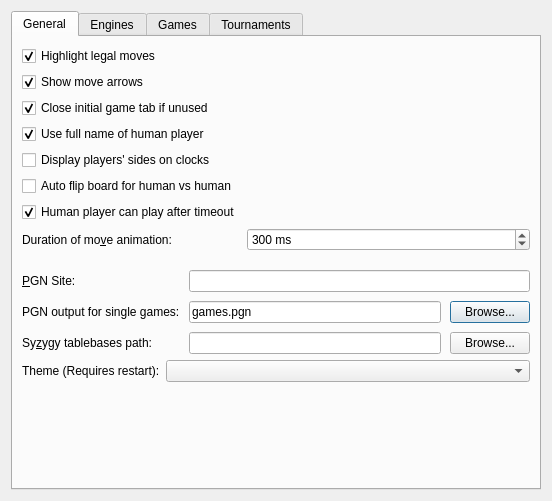
<?xml version="1.0" encoding="UTF-8"?>
<ui version="4.0">
 <class>SettingsDialog</class>
 <widget class="QDialog" name="SettingsDialog">
  <property name="geometry">
   <rect>
    <x>0</x>
    <y>0</y>
    <width>552</width>
    <height>501</height>
   </rect>
  </property>
  <property name="sizePolicy">
   <sizepolicy hsizetype="Preferred" vsizetype="Preferred">
    <horstretch>0</horstretch>
    <verstretch>90</verstretch>
   </sizepolicy>
  </property>
  <property name="windowTitle">
   <string>Settings</string>
  </property>
  <layout class="QVBoxLayout" name="verticalLayout_2">
   <item>
    <widget class="QTabWidget" name="tabWidget">
     <property name="currentIndex">
      <number>0</number>
     </property>
     <widget class="QWidget" name="m_generalTab">
      <attribute name="title">
       <string>General</string>
      </attribute>
      <layout class="QVBoxLayout" name="verticalLayout_6">
       <item>
        <layout class="QFormLayout" name="formLayout_6">
         <item row="0" column="0">
          <widget class="QCheckBox" name="m_highlightLegalMovesCheck">
           <property name="text">
            <string>Highlight legal moves</string>
           </property>
           <property name="checked">
            <bool>true</bool>
           </property>
          </widget>
         </item>
         <item row="1" column="0">
          <widget class="QCheckBox" name="m_showMoveArrowsCheck">
           <property name="text">
            <string>Show move arrows</string>
           </property>
           <property name="checked">
            <bool>true</bool>
           </property>
          </widget>
         </item>
         <item row="2" column="0">
          <widget class="QCheckBox" name="m_closeUnusedInitialTabCheck">
           <property name="text">
            <string>Close initial game tab if unused</string>
           </property>
           <property name="checked">
            <bool>true</bool>
           </property>
          </widget>
         </item>
         <item row="4" column="0">
          <widget class="QCheckBox" name="m_useFullUserNameCheck">
           <property name="text">
            <string>Use full name of human player</string>
           </property>
           <property name="checked">
            <bool>true</bool>
           </property>
          </widget>
         </item>
         <item row="5" column="0">
          <widget class="QCheckBox" name="m_playersSidesOnClocksCheck">
           <property name="text">
            <string>Display players' sides on clocks </string>
           </property>
          </widget>
         </item>
         <item row="7" column="0">
          <widget class="QCheckBox" name="m_autoFlipBoardForHumanGamesCheck">
           <property name="text">
            <string>Auto flip board for human vs human</string>
           </property>
          </widget>
         </item>
         <item row="8" column="0">
          <widget class="QCheckBox" name="m_humanCanPlayAfterTimeoutCheck">
           <property name="text">
            <string>Human player can play after timeout</string>
           </property>
           <property name="checked">
            <bool>true</bool>
           </property>
          </widget>
         </item>
         <item row="9" column="0">
          <widget class="QLabel" name="m_moveAnimationLabel">
           <property name="text">
            <string>Duration of mo&amp;ve animation:</string>
           </property>
           <property name="buddy">
            <cstring>m_moveAnimationSpin</cstring>
           </property>
          </widget>
         </item>
         <item row="9" column="1">
          <widget class="QSpinBox" name="m_moveAnimationSpin">
           <property name="toolTip">
            <string>duration of a move animation (default: 300 ms)</string>
           </property>
           <property name="specialValueText">
            <string>Off</string>
           </property>
           <property name="suffix">
            <string> ms</string>
           </property>
           <property name="maximum">
            <number>400</number>
           </property>
           <property name="singleStep">
            <number>50</number>
           </property>
           <property name="value">
            <number>300</number>
           </property>
          </widget>
         </item>
        </layout>
       </item>
       <item>
        <layout class="QFormLayout" name="formLayout_3">
         <property name="fieldGrowthPolicy">
          <enum>QFormLayout::ExpandingFieldsGrow</enum>
         </property>
         <property name="horizontalSpacing">
          <number>9</number>
         </property>
         <property name="verticalSpacing">
          <number>9</number>
         </property>
         <property name="topMargin">
          <number>13</number>
         </property>
         <property name="bottomMargin">
          <number>0</number>
         </property>
         <item row="1" column="0">
          <widget class="QLabel" name="m_siteLabel">
           <property name="text">
            <string>&amp;PGN Site:</string>
           </property>
           <property name="buddy">
            <cstring>m_siteEdit</cstring>
           </property>
          </widget>
         </item>
         <item row="1" column="1">
          <widget class="QLineEdit" name="m_siteEdit"/>
         </item>
         <item row="2" column="0">
          <widget class="QLabel" name="m_defaultPgnOutFileLabel">
           <property name="text">
            <string>PGN output for single games:</string>
           </property>
          </widget>
         </item>
         <item row="2" column="1">
          <layout class="QHBoxLayout" name="horizontalLayout_2">
           <item>
            <widget class="QLineEdit" name="m_defaultPgnOutFileEdit">
             <property name="text">
              <string>games.pgn</string>
             </property>
            </widget>
           </item>
           <item>
            <widget class="QPushButton" name="m_defaultPgnOutFileBtn">
             <property name="text">
              <string>Browse...</string>
             </property>
             <property name="shortcut">
              <string/>
             </property>
            </widget>
           </item>
          </layout>
         </item>
         <item row="3" column="0">
          <widget class="QLabel" name="m_tbPathLabel">
           <property name="text">
            <string>Sy&amp;zygy tablebases path:</string>
           </property>
           <property name="buddy">
            <cstring>m_tbPathEdit</cstring>
           </property>
          </widget>
         </item>
         <item row="3" column="1">
          <layout class="QHBoxLayout" name="horizontalLayout">
           <item>
            <widget class="QLineEdit" name="m_tbPathEdit"/>
           </item>
           <item>
            <widget class="QPushButton" name="m_browseTbPathBtn">
             <property name="text">
              <string>Browse...</string>
             </property>
            </widget>
           </item>
          </layout>
         </item>
        </layout>
       </item>
       <item>
        <layout class="QFormLayout" name="formLayout_7">
         <item row="1" column="1">
          <widget class="QComboBox" name="m_themeCombo"/>
         </item>
         <item row="1" column="0">
          <widget class="QLabel" name="m_themeLabel">
           <property name="text">
            <string>Theme (Requires restart):</string>
           </property>
           <property name="buddy">
            <cstring>m_themeCombo</cstring>
           </property>
          </widget>
         </item>
        </layout>
       </item>
       <item>
        <spacer name="verticalSpacer_2">
         <property name="orientation">
          <enum>Qt::Vertical</enum>
         </property>
         <property name="sizeHint" stdset="0">
          <size>
           <width>20</width>
           <height>40</height>
          </size>
         </property>
        </spacer>
       </item>
      </layout>
     </widget>
     <widget class="QWidget" name="m_enginesTab">
      <attribute name="title">
       <string>Engines</string>
      </attribute>
      <layout class="QVBoxLayout" name="verticalLayout">
       <property name="leftMargin">
        <number>0</number>
       </property>
       <property name="topMargin">
        <number>0</number>
       </property>
       <property name="rightMargin">
        <number>0</number>
       </property>
       <property name="bottomMargin">
        <number>0</number>
       </property>
       <item>
        <widget class="EngineManagementWidget" name="m_engineManagementWidget" native="true"/>
       </item>
      </layout>
     </widget>
     <widget class="QWidget" name="m_gamesTab">
      <attribute name="title">
       <string>Games</string>
      </attribute>
      <layout class="QVBoxLayout" name="verticalLayout_3">
       <property name="spacing">
        <number>0</number>
       </property>
       <property name="leftMargin">
        <number>9</number>
       </property>
       <property name="topMargin">
        <number>9</number>
       </property>
       <property name="rightMargin">
        <number>9</number>
       </property>
       <property name="bottomMargin">
        <number>9</number>
       </property>
       <item>
        <widget class="GameSettingsWidget" name="m_gameSettings" native="true"/>
       </item>
      </layout>
     </widget>
     <widget class="QWidget" name="m_tournamentsTab">
      <attribute name="title">
       <string>Tournaments</string>
      </attribute>
      <layout class="QVBoxLayout" name="verticalLayout_4">
       <item>
        <widget class="TournamentSettingsWidget" name="m_tournamentSettings" native="true"/>
       </item>
       <item>
        <widget class="QGroupBox" name="groupBox">
         <property name="enabled">
          <bool>true</bool>
         </property>
         <property name="sizePolicy">
          <sizepolicy hsizetype="Preferred" vsizetype="Preferred">
           <horstretch>0</horstretch>
           <verstretch>0</verstretch>
          </sizepolicy>
         </property>
         <property name="title">
          <string>Games</string>
         </property>
         <layout class="QVBoxLayout" name="verticalLayout_5">
          <item>
           <layout class="QFormLayout" name="formLayout_2">
            <property name="fieldGrowthPolicy">
             <enum>QFormLayout::ExpandingFieldsGrow</enum>
            </property>
            <item row="1" column="0">
             <widget class="QLabel" name="m_concurrencyLabel">
              <property name="text">
               <string>&amp;Concurrent games:</string>
              </property>
              <property name="buddy">
               <cstring>m_concurrencySpin</cstring>
              </property>
             </widget>
            </item>
            <item row="1" column="1">
             <widget class="QSpinBox" name="m_concurrencySpin">
              <property name="sizePolicy">
               <sizepolicy hsizetype="Fixed" vsizetype="Fixed">
                <horstretch>0</horstretch>
                <verstretch>0</verstretch>
               </sizepolicy>
              </property>
              <property name="toolTip">
               <string>Dynamic setting: Maximum number of tournament games running concurrently</string>
              </property>
              <property name="minimum">
               <number>1</number>
              </property>
              <property name="maximum">
               <number>128</number>
              </property>
             </widget>
            </item>
            <item row="2" column="0">
             <widget class="QLabel" name="m_tournamentDefaultPgnOutFileLabel">
              <property name="text">
               <string>PGN output:</string>
              </property>
             </widget>
            </item>
            <item row="2" column="1">
             <layout class="QHBoxLayout" name="horizontalLayout_5">
              <item>
               <widget class="QLineEdit" name="m_tournamentDefaultPgnOutFileEdit">
                <property name="text">
                 <string>tournaments.pgn</string>
                </property>
               </widget>
              </item>
              <item>
               <widget class="QPushButton" name="m_tournamentDefaultPgnOutFileBtn">
                <property name="text">
                 <string>Browse...</string>
                </property>
               </widget>
              </item>
             </layout>
            </item>
            <item row="3" column="0">
             <widget class="QLabel" name="m_tournamentDefaultEpdOutFileLabel">
              <property name="text">
               <string>EPD output:</string>
              </property>
             </widget>
            </item>
            <item row="3" column="1">
             <layout class="QHBoxLayout" name="horizontalLayout_3">
              <item>
               <widget class="QLineEdit" name="m_tournamentDefaultEpdOutFileEdit">
                <property name="text">
                 <string>tournaments.epd</string>
                </property>
               </widget>
              </item>
              <item>
               <widget class="QPushButton" name="m_tournamentDefaultEpdOutFileBtn">
                <property name="text">
                 <string>Browse...</string>
                </property>
               </widget>
              </item>
             </layout>
            </item>
           </layout>
          </item>
         </layout>
        </widget>
       </item>
       <item>
        <spacer name="verticalSpacer">
         <property name="orientation">
          <enum>Qt::Vertical</enum>
         </property>
         <property name="sizeHint" stdset="0">
          <size>
           <width>20</width>
           <height>40</height>
          </size>
         </property>
        </spacer>
       </item>
      </layout>
     </widget>
    </widget>
   </item>
  </layout>
 </widget>
 <customwidgets>
  <customwidget>
   <class>GameSettingsWidget</class>
   <extends>QWidget</extends>
   <header>gamesettingswidget.h</header>
   <container>1</container>
  </customwidget>
  <customwidget>
   <class>TournamentSettingsWidget</class>
   <extends>QWidget</extends>
   <header>tournamentsettingswidget.h</header>
   <container>1</container>
  </customwidget>
  <customwidget>
   <class>EngineManagementWidget</class>
   <extends>QWidget</extends>
   <header>enginemanagementwidget.h</header>
   <container>1</container>
  </customwidget>
 </customwidgets>
 <tabstops>
  <tabstop>tabWidget</tabstop>
  <tabstop>m_highlightLegalMovesCheck</tabstop>
  <tabstop>m_showMoveArrowsCheck</tabstop>
  <tabstop>m_closeUnusedInitialTabCheck</tabstop>
  <tabstop>m_useFullUserNameCheck</tabstop>
  <tabstop>m_playersSidesOnClocksCheck</tabstop>
  <tabstop>m_autoFlipBoardForHumanGamesCheck</tabstop>
  <tabstop>m_humanCanPlayAfterTimeoutCheck</tabstop>
  <tabstop>m_moveAnimationSpin</tabstop>
  <tabstop>m_siteEdit</tabstop>
  <tabstop>m_defaultPgnOutFileEdit</tabstop>
  <tabstop>m_defaultPgnOutFileBtn</tabstop>
  <tabstop>m_tbPathEdit</tabstop>
  <tabstop>m_browseTbPathBtn</tabstop>
  <tabstop>m_concurrencySpin</tabstop>
  <tabstop>m_tournamentDefaultPgnOutFileEdit</tabstop>
  <tabstop>m_tournamentDefaultPgnOutFileBtn</tabstop>
  <tabstop>m_tournamentDefaultEpdOutFileEdit</tabstop>
  <tabstop>m_tournamentDefaultEpdOutFileBtn</tabstop>
 </tabstops>
 <resources/>
 <connections/>
</ui>
